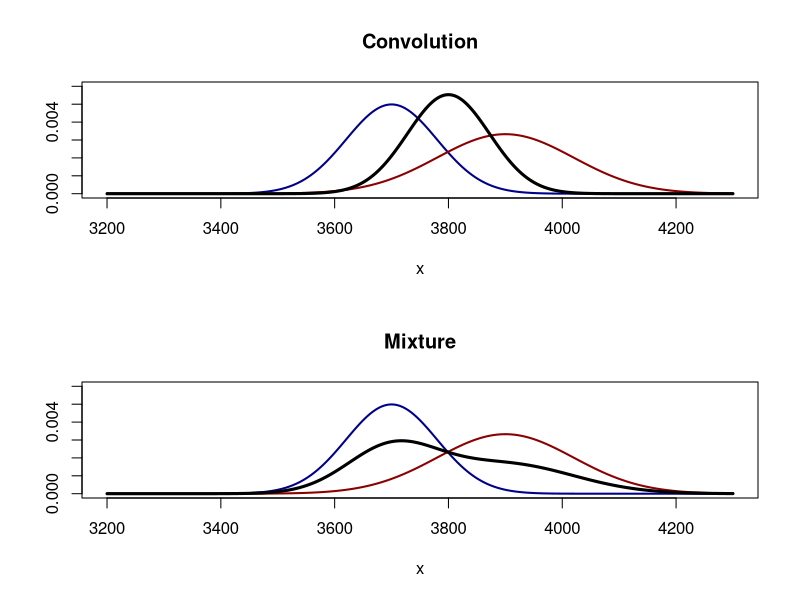

Generate this figure with R:
## ---- chunk 1
knitr::opts_chunk$set(echo = TRUE)
## ---- chunk 2
x <- seq(3200,4300,1)
par(mfrow=c(2,1))
plot(x, dnorm(x, 3700, 80), type = "l", col = "darkblue", lwd = 2,
     ylim = c(0,0.006), ylab = "", main = "Convolution")
lines(x, dnorm(x, 3900, 120), col = "darkred", lwd = 2)
lines(x, dnorm(x, 3800, sqrt(5200)), col = "black", lwd = 3)
plot(x, dnorm(x, 3700, 80), type = "l", col = "darkblue", lwd = 2, 
     ylim = c(0,0.006), ylab = "", main = "Mixture")
lines(x, dnorm(x, 3900, 120), col = "darkred", lwd = 2)
lines(x, 0.5*dnorm(x, 3700, 80)+0.5*dnorm(x, 3900, 120), col = "black", lwd = 3)
par(mfrow=c(1,1))
